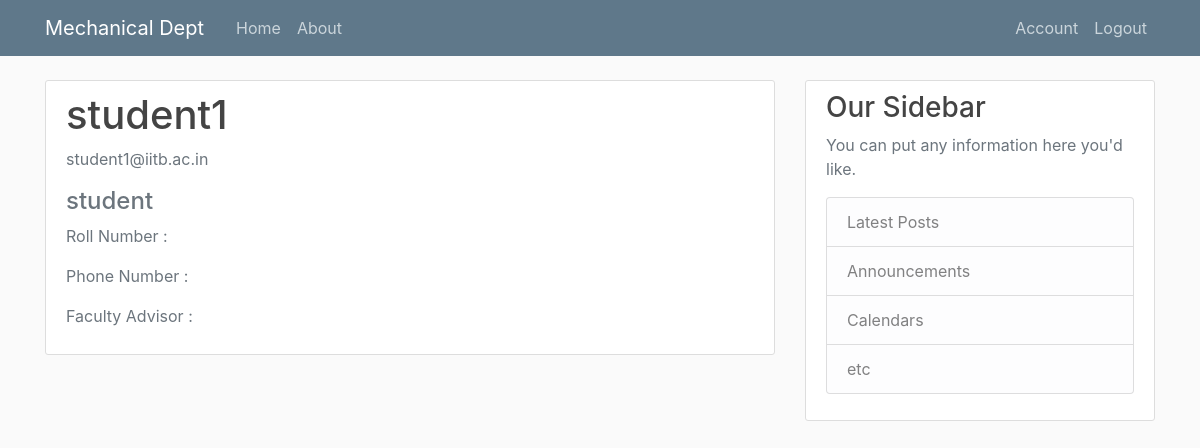
The page /account (signed in) on the database its author committed.
### flaskblog/models.py (models this page shows, shortened)
class User(db.Model, UserMixin):
    id = db.Column(db.Integer, primary_key=True)
    username = db.Column(db.String(20), unique=True, nullable=False)
    email = db.Column(db.String(120), unique=True, nullable=False)
    password = db.Column(db.String(60), nullable=False)
    role = db.Column(db.String(10), nullable=False)

### flaskblog/routes.py (the view)
@app.route("/account", methods=['GET', 'POST'])
@login_required
def account():
    return render_template('account.html', title='Account')

### flaskblog/models.py (called while the page is built)
@login_manager.user_loader
def load_user(user_id):
    return User.query.get(int(user_id))

### flaskblog/templates/account.html
{%extends "layout.html" %}
{% block content %}
<div class="content-section">
  <div class="media">
    <div class="media-body">
      <h2 class="account-heading">{{ current_user.username }}</h2>
      <p class="text-secondary">{{ current_user.email }}</p>
      <h4 class="text-secondary">{{ current_user.role }}</h4>
      {% if current_user.role == "student" %}
        <p class="text-secondary">Roll Number     :{{ current_user.roll_number }}</p>
        <p class="text-secondary">Phone Number    :{{ current_user.phone_number }}</p>
        <p class="text-secondary">Faculty Advisor :{{ current_user.facad }}</p>
      {% endif %}
    </div>
  </div>
</div>
{% endblock content %}

### flaskblog/static/main.css (style rules this page uses)
body { background: #fafafa; color: #333333; margin-top: 5rem; }
h1, h2, h3, h4, h5, h6 { color: #444444; }
.content-section { background: #ffffff; padding: 10px 20px; border: 1px solid #dddddd; border-radius: 3px; margin-bottom: 20px; }
.account-heading { font-size: 2.5rem; }

### rows shown on the page
User: username "student1", email "student1@iitb.ac.in", role "student"
